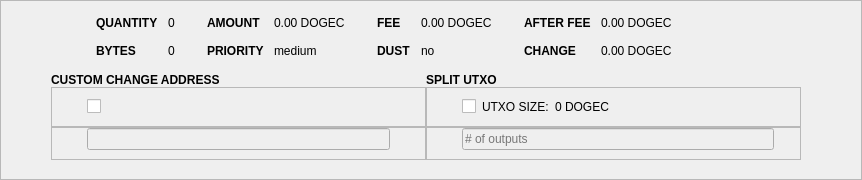
    <widget class="QFrame" name="frameCoinControl">
     <property name="sizePolicy">
      <sizepolicy hsizetype="Expanding" vsizetype="Expanding">
       <horstretch>0</horstretch>
       <verstretch>0</verstretch>
      </sizepolicy>
     </property>
     <property name="maximumSize">
      <size>
       <width>16777215</width>
       <height>16777215</height>
      </size>
     </property>
     <property name="styleSheet">
      <string notr="true"/>
     </property>
     <property name="frameShape">
      <enum>QFrame::StyledPanel</enum>
     </property>
     <property name="frameShadow">
      <enum>QFrame::Sunken</enum>
     </property>
     <layout class="QVBoxLayout" name="verticalLayoutCoinControl2">
      <property name="spacing">
       <number>0</number>
      </property>
      <property name="leftMargin">
       <number>0</number>
      </property>
      <property name="topMargin">
       <number>0</number>
      </property>
      <property name="rightMargin">
       <number>0</number>
      </property>
      <property name="bottomMargin">
       <number>6</number>
      </property>
      <item>
       <layout class="QVBoxLayout" name="verticalLayoutCoinControl" stretch="0,0,0,0,1">
        <property name="spacing">
         <number>0</number>
        </property>
        <property name="leftMargin">
         <number>50</number>
        </property>
        <property name="topMargin">
         <number>10</number>
        </property>
        <property name="rightMargin">
         <number>10</number>
        </property>
        <item>
         <layout class="QHBoxLayout" name="horizontalLayoutCoinControl1">
          <property name="bottomMargin">
           <number>0</number>
          </property>
          <item>
           <widget class="QLabel" name="labelCoinControlFeatures">
            <property name="sizePolicy">
             <sizepolicy hsizetype="Preferred" vsizetype="Maximum">
              <horstretch>0</horstretch>
              <verstretch>0</verstretch>
             </sizepolicy>
            </property>
            <property name="maximumSize">
             <size>
              <width>16777215</width>
              <height>0</height>
             </size>
            </property>
            <property name="font">
             <font>
              <weight>75</weight>
              <bold>true</bold>
             </font>
            </property>
            <property name="styleSheet">
             <string notr="true">font-weight:bold;</string>
            </property>
            <property name="text">
             <string>COIN CONTROL FEATURES</string>
            </property>
           </widget>
          </item>
         </layout>
        </item>
        <item>
         <layout class="QHBoxLayout" name="horizontalLayoutCoinControl2" stretch="0,0,0">
          <property name="spacing">
           <number>8</number>
          </property>
          <property name="leftMargin">
           <number>35</number>
          </property>
          <property name="bottomMargin">
           <number>0</number>
          </property>
          <item>
           <widget class="QLabel" name="labelCoinControlAutomaticallySelected">
            <property name="maximumSize">
             <size>
              <width>16777215</width>
              <height>0</height>
             </size>
            </property>
            <property name="text">
             <string>COINS AUTOMATICALLY SELECTED</string>
            </property>
            <property name="margin">
             <number>5</number>
            </property>
           </widget>
          </item>
          <item>
           <widget class="QLabel" name="labelCoinControlInsuffFunds">
            <property name="maximumSize">
             <size>
              <width>16777215</width>
              <height>0</height>
             </size>
            </property>
            <property name="font">
             <font>
              <weight>75</weight>
              <bold>true</bold>
             </font>
            </property>
            <property name="styleSheet">
             <string notr="true">color:red;font-weight:bold;</string>
            </property>
            <property name="text">
             <string>Insufficient funds!</string>
            </property>
            <property name="margin">
             <number>5</number>
            </property>
           </widget>
          </item>
          <item>
           <spacer name="horizontalSpacerCoinControl">
            <property name="orientation">
             <enum>Qt::Horizontal</enum>
            </property>
            <property name="sizeHint" stdset="0">
             <size>
              <width>40</width>
              <height>1</height>
             </size>
            </property>
           </spacer>
          </item>
         </layout>
        </item>
        <item>
         <widget class="QWidget" name="widgetCoinControl" native="true">
          <property name="sizePolicy">
           <sizepolicy hsizetype="Preferred" vsizetype="Preferred">
            <horstretch>0</horstretch>
            <verstretch>0</verstretch>
           </sizepolicy>
          </property>
          <property name="minimumSize">
           <size>
            <width>0</width>
            <height>0</height>
           </size>
          </property>
          <property name="styleSheet">
           <string notr="true"/>
          </property>
          <layout class="QHBoxLayout" name="horizontalLayoutCoinControl5">
           <property name="leftMargin">
            <number>0</number>
           </property>
           <property name="topMargin">
            <number>0</number>
           </property>
           <property name="rightMargin">
            <number>0</number>
           </property>
           <property name="bottomMargin">
            <number>0</number>
           </property>
           <item>
            <layout class="QHBoxLayout" name="horizontalLayoutCoinControl3" stretch="0,0,0,1">
             <property name="spacing">
              <number>20</number>
             </property>
             <property name="leftMargin">
              <number>35</number>
             </property>
             <property name="topMargin">
              <number>0</number>
             </property>
             <property name="bottomMargin">
              <number>10</number>
             </property>
             <item>
              <layout class="QFormLayout" name="formLayoutCoinControl1">
               <property name="horizontalSpacing">
                <number>10</number>
               </property>
               <property name="verticalSpacing">
                <number>14</number>
               </property>
               <property name="leftMargin">
                <number>10</number>
               </property>
               <property name="topMargin">
                <number>4</number>
               </property>
               <property name="rightMargin">
                <number>6</number>
               </property>
               <item row="0" column="0">
                <widget class="QLabel" name="labelCoinControlQuantityText">
                 <property name="font">
                  <font>
                   <weight>75</weight>
                   <bold>true</bold>
                  </font>
                 </property>
                 <property name="text">
                  <string>QUANTITY</string>
                 </property>
                 <property name="margin">
                  <number>0</number>
                 </property>
                </widget>
               </item>
               <item row="0" column="1">
                <widget class="QLabel" name="labelCoinControlQuantity">
                 <property name="cursor">
                  <cursorShape>IBeamCursor</cursorShape>
                 </property>
                 <property name="contextMenuPolicy">
                  <enum>Qt::ActionsContextMenu</enum>
                 </property>
                 <property name="text">
                  <string notr="true">0</string>
                 </property>
                 <property name="margin">
                  <number>0</number>
                 </property>
                 <property name="textInteractionFlags">
                  <set>Qt::LinksAccessibleByMouse|Qt::TextSelectableByKeyboard|Qt::TextSelectableByMouse</set>
                 </property>
                </widget>
               </item>
               <item row="1" column="0">
                <widget class="QLabel" name="labelCoinControlBytesText">
                 <property name="font">
                  <font>
                   <weight>75</weight>
                   <bold>true</bold>
                  </font>
                 </property>
                 <property name="text">
                  <string>BYTES</string>
                 </property>
                </widget>
               </item>
               <item row="1" column="1">
                <widget class="QLabel" name="labelCoinControlBytes">
                 <property name="cursor">
                  <cursorShape>IBeamCursor</cursorShape>
                 </property>
                 <property name="contextMenuPolicy">
                  <enum>Qt::ActionsContextMenu</enum>
                 </property>
                 <property name="text">
                  <string notr="true">0</string>
                 </property>
                 <property name="textInteractionFlags">
                  <set>Qt::LinksAccessibleByMouse|Qt::TextSelectableByKeyboard|Qt::TextSelectableByMouse</set>
                 </property>
                </widget>
               </item>
              </layout>
             </item>
             <item>
              <layout class="QFormLayout" name="formLayoutCoinControl2">
               <property name="horizontalSpacing">
                <number>10</number>
               </property>
               <property name="verticalSpacing">
                <number>14</number>
               </property>
               <property name="leftMargin">
                <number>6</number>
               </property>
               <property name="topMargin">
                <number>4</number>
               </property>
               <property name="rightMargin">
                <number>6</number>
               </property>
               <item row="0" column="0">
                <widget class="QLabel" name="labelCoinControlAmountText">
                 <property name="font">
                  <font>
                   <weight>75</weight>
                   <bold>true</bold>
                  </font>
                 </property>
                 <property name="text">
                  <string>AMOUNT</string>
                 </property>
                 <property name="margin">
                  <number>0</number>
                 </property>
                </widget>
               </item>
               <item row="0" column="1">
                <widget class="QLabel" name="labelCoinControlAmount">
                 <property name="cursor">
                  <cursorShape>IBeamCursor</cursorShape>
                 </property>
                 <property name="contextMenuPolicy">
                  <enum>Qt::ActionsContextMenu</enum>
                 </property>
                 <property name="text">
                  <string notr="true">0.00 DOGEC</string>
                 </property>
                 <property name="textInteractionFlags">
                  <set>Qt::LinksAccessibleByMouse|Qt::TextSelectableByKeyboard|Qt::TextSelectableByMouse</set>
                 </property>
                </widget>
               </item>
               <item row="1" column="0">
                <widget class="QLabel" name="labelCoinControlPriorityText">
                 <property name="font">
                  <font>
                   <weight>75</weight>
                   <bold>true</bold>
                  </font>
                 </property>
                 <property name="text">
                  <string>PRIORITY</string>
                 </property>
                </widget>
               </item>
               <item row="1" column="1">
                <widget class="QLabel" name="labelCoinControlPriority">
                 <property name="cursor">
                  <cursorShape>IBeamCursor</cursorShape>
                 </property>
                 <property name="contextMenuPolicy">
                  <enum>Qt::ActionsContextMenu</enum>
                 </property>
                 <property name="text">
                  <string>medium</string>
                 </property>
                 <property name="textInteractionFlags">
                  <set>Qt::LinksAccessibleByMouse|Qt::TextSelectableByKeyboard|Qt::TextSelectableByMouse</set>
                 </property>
                </widget>
               </item>
              </layout>
             </item>
             <item>
              <layout class="QFormLayout" name="formLayoutCoinControl3">
               <property name="horizontalSpacing">
                <number>10</number>
               </property>
               <property name="verticalSpacing">
                <number>14</number>
               </property>
               <property name="leftMargin">
                <number>6</number>
               </property>
               <property name="topMargin">
                <number>4</number>
               </property>
               <property name="rightMargin">
                <number>6</number>
               </property>
               <item row="0" column="0">
                <widget class="QLabel" name="labelCoinControlFeeText">
                 <property name="font">
                  <font>
                   <weight>75</weight>
                   <bold>true</bold>
                  </font>
                 </property>
                 <property name="text">
                  <string>FEE</string>
                 </property>
                 <property name="margin">
                  <number>0</number>
                 </property>
                </widget>
               </item>
               <item row="0" column="1">
                <widget class="QLabel" name="labelCoinControlFee">
                 <property name="cursor">
                  <cursorShape>IBeamCursor</cursorShape>
                 </property>
                 <property name="contextMenuPolicy">
                  <enum>Qt::ActionsContextMenu</enum>
                 </property>
                 <property name="text">
                  <string notr="true">0.00 DOGEC</string>
                 </property>
                 <property name="textInteractionFlags">
                  <set>Qt::LinksAccessibleByMouse|Qt::TextSelectableByKeyboard|Qt::TextSelectableByMouse</set>
                 </property>
                </widget>
               </item>
               <item row="1" column="0">
                <widget class="QLabel" name="labelCoinControlLowOutputText">
                 <property name="font">
                  <font>
                   <weight>75</weight>
                   <bold>true</bold>
                  </font>
                 </property>
                 <property name="text">
                  <string>DUST</string>
                 </property>
                </widget>
               </item>
               <item row="1" column="1">
                <widget class="QLabel" name="labelCoinControlLowOutput">
                 <property name="cursor">
                  <cursorShape>IBeamCursor</cursorShape>
                 </property>
                 <property name="contextMenuPolicy">
                  <enum>Qt::ActionsContextMenu</enum>
                 </property>
                 <property name="text">
                  <string>no</string>
                 </property>
                 <property name="textInteractionFlags">
                  <set>Qt::LinksAccessibleByMouse|Qt::TextSelectableByKeyboard|Qt::TextSelectableByMouse</set>
                 </property>
                </widget>
               </item>
              </layout>
             </item>
             <item>
              <layout class="QFormLayout" name="formLayoutCoinControl4">
               <property name="horizontalSpacing">
                <number>10</number>
               </property>
               <property name="verticalSpacing">
                <number>14</number>
               </property>
               <property name="leftMargin">
                <number>6</number>
               </property>
               <property name="topMargin">
                <number>4</number>
               </property>
               <property name="rightMargin">
                <number>6</number>
               </property>
               <item row="0" column="0">
                <widget class="QLabel" name="labelCoinControlAfterFeeText">
                 <property name="font">
                  <font>
                   <weight>75</weight>
                   <bold>true</bold>
                  </font>
                 </property>
                 <property name="text">
                  <string>AFTER FEE</string>
                 </property>
                 <property name="margin">
                  <number>0</number>
                 </property>
                </widget>
               </item>
               <item row="0" column="1">
                <widget class="QLabel" name="labelCoinControlAfterFee">
                 <property name="cursor">
                  <cursorShape>IBeamCursor</cursorShape>
                 </property>
                 <property name="contextMenuPolicy">
                  <enum>Qt::ActionsContextMenu</enum>
                 </property>
                 <property name="text">
                  <string notr="true">0.00 DOGEC</string>
                 </property>
                 <property name="textInteractionFlags">
                  <set>Qt::LinksAccessibleByMouse|Qt::TextSelectableByKeyboard|Qt::TextSelectableByMouse</set>
                 </property>
                </widget>
               </item>
               <item row="1" column="0">
                <widget class="QLabel" name="labelCoinControlChangeText">
                 <property name="font">
                  <font>
                   <weight>75</weight>
                   <bold>true</bold>
                  </font>
                 </property>
                 <property name="text">
                  <string>CHANGE</string>
                 </property>
                </widget>
               </item>
               <item row="1" column="1">
                <widget class="QLabel" name="labelCoinControlChange">
                 <property name="cursor">
                  <cursorShape>IBeamCursor</cursorShape>
                 </property>
                 <property name="contextMenuPolicy">
                  <enum>Qt::ActionsContextMenu</enum>
                 </property>
                 <property name="text">
                  <string notr="true">0.00 DOGEC</string>
                 </property>
                 <property name="textInteractionFlags">
                  <set>Qt::LinksAccessibleByMouse|Qt::TextSelectableByKeyboard|Qt::TextSelectableByMouse</set>
                 </property>
                </widget>
               </item>
              </layout>
             </item>
            </layout>
           </item>
          </layout>
         </widget>
        </item>
        <item>
         <layout class="QGridLayout" name="gridLayout">
          <property name="sizeConstraint">
           <enum>QLayout::SetDefaultConstraint</enum>
          </property>
          <property name="leftMargin">
           <number>0</number>
          </property>
          <property name="topMargin">
           <number>5</number>
          </property>
          <property name="rightMargin">
           <number>50</number>
          </property>
          <item row="0" column="0">
           <widget class="QLabel" name="labelCCA">
            <property name="font">
             <font>
              <weight>75</weight>
              <bold>true</bold>
             </font>
            </property>
            <property name="text">
             <string>CUSTOM CHANGE ADDRESS</string>
            </property>
           </widget>
          </item>
          <item row="0" column="1">
           <widget class="QLabel" name="labelSU">
            <property name="font">
             <font>
              <weight>75</weight>
              <bold>true</bold>
             </font>
            </property>
            <property name="text">
             <string>SPLIT UTXO</string>
            </property>
           </widget>
          </item>
          <item row="1" column="0">
           <widget class="QFrame" name="frame_12">
            <property name="minimumSize">
             <size>
              <width>0</width>
              <height>0</height>
             </size>
            </property>
            <property name="frameShape">
             <enum>QFrame::StyledPanel</enum>
            </property>
            <property name="frameShadow">
             <enum>QFrame::Raised</enum>
            </property>
            <layout class="QHBoxLayout" name="horizontalLayout_15">
             <property name="leftMargin">
              <number>35</number>
             </property>
             <item>
              <widget class="QCheckBox" name="checkBoxCoinControlChange">
               <property name="toolTip">
                <string>If this is activated, but the change address is empty or invalid, change will be sent to a newly generated address.</string>
               </property>
               <property name="text">
                <string/>
               </property>
              </widget>
             </item>
             <item>
              <spacer name="horizontalSpacer_18">
               <property name="orientation">
                <enum>Qt::Horizontal</enum>
               </property>
               <property name="sizeHint" stdset="0">
                <size>
                 <width>40</width>
                 <height>20</height>
                </size>
               </property>
              </spacer>
             </item>
            </layout>
           </widget>
          </item>
          <item row="1" column="1">
           <widget class="QFrame" name="frame_11">
            <property name="minimumSize">
             <size>
              <width>0</width>
              <height>0</height>
             </size>
            </property>
            <property name="frameShape">
             <enum>QFrame::StyledPanel</enum>
            </property>
            <property name="frameShadow">
             <enum>QFrame::Raised</enum>
            </property>
            <layout class="QHBoxLayout" name="horizontalLayout_12">
             <property name="leftMargin">
              <number>35</number>
             </property>
             <item>
              <widget class="QCheckBox" name="splitBlockCheckBox">
               <property name="text">
                <string/>
               </property>
              </widget>
             </item>
             <item>
              <widget class="QLabel" name="labelBlockSizeText">
               <property name="text">
                <string>UTXO SIZE:</string>
               </property>
              </widget>
             </item>
             <item>
              <widget class="QLabel" name="labelBlockSize">
               <property name="text">
                <string>0 DOGEC</string>
               </property>
              </widget>
             </item>
             <item>
              <spacer name="horizontalSpacer_2">
               <property name="orientation">
                <enum>Qt::Horizontal</enum>
               </property>
               <property name="sizeHint" stdset="0">
                <size>
                 <width>40</width>
                 <height>20</height>
                </size>
               </property>
              </spacer>
             </item>
            </layout>
           </widget>
          </item>
          <item row="2" column="0">
           <widget class="QFrame" name="frame_13">
            <property name="minimumSize">
             <size>
              <width>0</width>
              <height>0</height>
             </size>
            </property>
            <property name="frameShape">
             <enum>QFrame::StyledPanel</enum>
            </property>
            <property name="frameShadow">
             <enum>QFrame::Raised</enum>
            </property>
            <layout class="QHBoxLayout" name="horizontalLayout_13">
             <property name="leftMargin">
              <number>35</number>
             </property>
             <property name="topMargin">
              <number>0</number>
             </property>
             <property name="rightMargin">
              <number>35</number>
             </property>
             <item>
              <widget class="QValidatedLineEdit" name="lineEditCoinControlChange">
               <property name="enabled">
                <bool>false</bool>
               </property>
               <property name="sizePolicy">
                <sizepolicy hsizetype="Expanding" vsizetype="Fixed">
                 <horstretch>0</horstretch>
                 <verstretch>0</verstretch>
                </sizepolicy>
               </property>
               <property name="minimumSize">
                <size>
                 <width>0</width>
                 <height>0</height>
                </size>
               </property>
              </widget>
             </item>
            </layout>
           </widget>
          </item>
          <item row="2" column="1">
           <widget class="QFrame" name="frame_14">
            <property name="minimumSize">
             <size>
              <width>0</width>
              <height>0</height>
             </size>
            </property>
            <property name="frameShape">
             <enum>QFrame::StyledPanel</enum>
            </property>
            <property name="frameShadow">
             <enum>QFrame::Raised</enum>
            </property>
            <layout class="QHBoxLayout" name="horizontalLayout_14">
             <property name="leftMargin">
              <number>35</number>
             </property>
             <property name="topMargin">
              <number>0</number>
             </property>
             <property name="rightMargin">
              <number>20</number>
             </property>
             <item>
              <widget class="QLineEdit" name="splitBlockLineEdit">
               <property name="enabled">
                <bool>false</bool>
               </property>
               <property name="sizePolicy">
                <sizepolicy hsizetype="Expanding" vsizetype="Fixed">
                 <horstretch>50</horstretch>
                 <verstretch>0</verstretch>
                </sizepolicy>
               </property>
               <property name="placeholderText">
                <string># of outputs</string>
               </property>
              </widget>
             </item>
             <item>
              <widget class="QLabel" name="labelCoinControlChangeLabel">
               <property name="sizePolicy">
                <sizepolicy hsizetype="Preferred" vsizetype="Expanding">
                 <horstretch>0</horstretch>
                 <verstretch>0</verstretch>
                </sizepolicy>
               </property>
               <property name="minimumSize">
                <size>
                 <width>0</width>
                 <height>0</height>
                </size>
               </property>
               <property name="maximumSize">
                <size>
                 <width>0</width>
                 <height>16777215</height>
                </size>
               </property>
               <property name="text">
                <string/>
               </property>
               <property name="margin">
                <number>3</number>
               </property>
              </widget>
             </item>
            </layout>
           </widget>
          </item>
         </layout>
        </item>
        <item>
         <spacer name="verticalSpacerCoinControl">
          <property name="orientation">
           <enum>Qt::Vertical</enum>
          </property>
          <property name="sizeHint" stdset="0">
           <size>
            <width>800</width>
            <height>13</height>
           </size>
          </property>
         </spacer>
        </item>
       </layout>
      </item>
     </layout>
    </widget>
